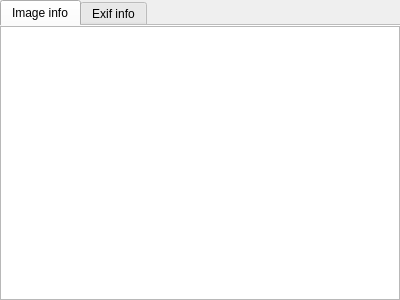
<?xml version="1.0" encoding="UTF-8"?>
<ui version="4.0">
 <class>ImageInfoDialog</class>
 <widget class="QDialog" name="ImageInfoDialog">
  <property name="geometry">
   <rect>
    <x>0</x>
    <y>0</y>
    <width>400</width>
    <height>300</height>
   </rect>
  </property>
  <property name="windowTitle">
   <string>Image info</string>
  </property>
  <layout class="QVBoxLayout" name="verticalLayout">
   <property name="leftMargin">
    <number>0</number>
   </property>
   <property name="topMargin">
    <number>0</number>
   </property>
   <property name="rightMargin">
    <number>0</number>
   </property>
   <property name="bottomMargin">
    <number>0</number>
   </property>
   <item>
    <widget class="QTabWidget" name="tabWidget">
     <property name="currentIndex">
      <number>0</number>
     </property>
     <property name="documentMode">
      <bool>true</bool>
     </property>
     <widget class="QWidget" name="imageInfoTab">
      <attribute name="title">
       <string>Image info</string>
      </attribute>
      <layout class="QVBoxLayout" name="verticalLayout_2">
       <property name="leftMargin">
        <number>0</number>
       </property>
       <property name="topMargin">
        <number>0</number>
       </property>
       <property name="rightMargin">
        <number>0</number>
       </property>
       <property name="bottomMargin">
        <number>0</number>
       </property>
       <item>
        <widget class="QTreeView" name="imageInfoView"/>
       </item>
      </layout>
     </widget>
     <widget class="QWidget" name="exifInfoTab">
      <attribute name="title">
       <string>Exif info</string>
      </attribute>
      <layout class="QVBoxLayout" name="verticalLayout_3">
       <property name="leftMargin">
        <number>0</number>
       </property>
       <property name="topMargin">
        <number>0</number>
       </property>
       <property name="rightMargin">
        <number>0</number>
       </property>
       <property name="bottomMargin">
        <number>0</number>
       </property>
       <item>
        <widget class="QTreeView" name="exifInfoView"/>
       </item>
      </layout>
     </widget>
    </widget>
   </item>
  </layout>
 </widget>
 <resources/>
 <connections/>
</ui>
